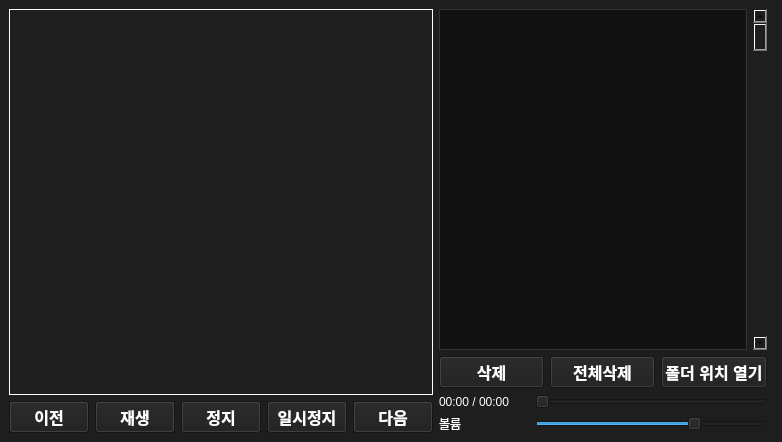
<?xml version="1.0" encoding="UTF-8"?>
<ui version="4.0">
 <class>MainWindow</class>
 <widget class="QMainWindow" name="MainWindow">
  <property name="geometry">
   <rect>
    <x>0</x>
    <y>0</y>
    <width>782</width>
    <height>442</height>
   </rect>
  </property>
  <property name="windowTitle">
   <string>Mp3 Player</string>
  </property>
  <property name="styleSheet">
   <string notr="true">QWidget {
    background: rgb(30, 30, 30);
}

QPushButton {
    color: rgb(255, 255, 255);
    font-size: 12pt;
    font-weight: bold;
}
QLabel{
	color:rgb(255,255,255);
}

</string>
  </property>
  <widget class="QWidget" name="centralwidget">
   <layout class="QHBoxLayout" name="horizontalLayout_3">
    <item>
     <layout class="QVBoxLayout" name="verticalLayout">
      <item>
       <widget class="QLabel" name="lblCover">
        <property name="minimumSize">
         <size>
          <width>400</width>
          <height>380</height>
         </size>
        </property>
        <property name="frameShape">
         <enum>QFrame::Shape::Box</enum>
        </property>
        <property name="text">
         <string/>
        </property>
        <property name="pixmap">
         <pixmap>logo.svg</pixmap>
        </property>
        <property name="scaledContents">
         <bool>true</bool>
        </property>
       </widget>
      </item>
      <item>
       <layout class="QHBoxLayout" name="horizontalLayout">
        <item>
         <widget class="QPushButton" name="btnPrev">
          <property name="text">
           <string>이전</string>
          </property>
         </widget>
        </item>
        <item>
         <widget class="QPushButton" name="btnPlay">
          <property name="text">
           <string>재생</string>
          </property>
         </widget>
        </item>
        <item>
         <widget class="QPushButton" name="btnStop">
          <property name="text">
           <string>정지</string>
          </property>
         </widget>
        </item>
        <item>
         <widget class="QPushButton" name="btnPause">
          <property name="text">
           <string>일시정지</string>
          </property>
         </widget>
        </item>
        <item>
         <widget class="QPushButton" name="btnNext">
          <property name="styleSheet">
           <string notr="true"/>
          </property>
          <property name="text">
           <string>다음</string>
          </property>
         </widget>
        </item>
       </layout>
      </item>
     </layout>
    </item>
    <item>
     <layout class="QVBoxLayout" name="verticalLayout_2">
      <item>
       <layout class="QHBoxLayout" name="listAndScrollLayout">
        <item>
         <widget class="QListWidget" name="listWidget">
          <property name="styleSheet">
           <string notr="true">/* QListWidget 전체 배경 및 기본 글자 색상 */
QListWidget {
    background-color: #121212; /* 완전 블랙 또는 어두운 회색 */
    border: 1px solid #333333;
    padding: 5px;
}

/* 개별 아이템의 기본 글자 색상 및 여백 */
QListWidget::item {
    color: #FFFFFF; /* 글자색 화이트 */
    padding: 8px;
    background-color: transparent;
}

/* 마우스를 올렸을 때 (Hover) */
QListWidget::item:hover {
    background-color: #2C2C2C; /* 약간 밝은 회색 */
    color: #FFFFFF;
}

/* 선택(클릭)되었을 때 (Selected) */
QListWidget::item:selected {
    background-color: #0078D4; /* 포인트 블루 칼라 (취향에 맞게 수정 가능) */
    color: #FFFFFF;
}

/* 선택된 상태에서 마우스를 올려도 색상 유지 */
QListWidget::item:selected:hover {
    background-color: #006CBE;
}
</string>
          </property>
          <property name="dragDropMode">
           <enum>QAbstractItemView::DragDropMode::DragDrop</enum>
          </property>
          <property name="defaultDropAction">
           <enum>Qt::DropAction::MoveAction</enum>
          </property>
          <property name="resizeMode">
           <enum>QListView::ResizeMode::Adjust</enum>
          </property>
         </widget>
        </item>
        <item>
         <widget class="QScrollBar" name="verticalScrollBar">
          <property name="orientation">
           <enum>Qt::Orientation::Vertical</enum>
          </property>
         </widget>
        </item>
       </layout>
      </item>
      <item>
       <layout class="QHBoxLayout" name="horizontalLayout_2">
        <item>
         <widget class="QPushButton" name="btnDelete">
          <property name="text">
           <string>삭제</string>
          </property>
         </widget>
        </item>
        <item>
         <widget class="QPushButton" name="btnFullDelete">
          <property name="text">
           <string>전체삭제</string>
          </property>
         </widget>
        </item>
        <item>
         <widget class="QPushButton" name="btnOpenDir">
          <property name="text">
           <string>폴더 위치 열기</string>
          </property>
         </widget>
        </item>
       </layout>
      </item>
      <item>
       <layout class="QHBoxLayout" name="sliderLayout">
        <item>
         <widget class="QLabel" name="lblTime">
          <property name="minimumSize">
           <size>
            <width>90</width>
            <height>0</height>
           </size>
          </property>
          <property name="text">
           <string>00:00 / 00:00</string>
          </property>
         </widget>
        </item>
        <item>
         <widget class="QSlider" name="sliderProgress">
          <property name="orientation">
           <enum>Qt::Orientation::Horizontal</enum>
          </property>
         </widget>
        </item>
       </layout>
      </item>
      <item>
       <layout class="QHBoxLayout" name="volumeLayout">
        <item>
         <widget class="QLabel" name="lblVolume">
          <property name="minimumSize">
           <size>
            <width>90</width>
            <height>0</height>
           </size>
          </property>
          <property name="text">
           <string>볼륨</string>
          </property>
         </widget>
        </item>
        <item>
         <widget class="QSlider" name="sliderVolume">
          <property name="maximum">
           <number>100</number>
          </property>
          <property name="value">
           <number>70</number>
          </property>
          <property name="orientation">
           <enum>Qt::Orientation::Horizontal</enum>
          </property>
         </widget>
        </item>
       </layout>
      </item>
     </layout>
    </item>
    <item>
     <widget class="QWidget" name="rightWidgetContainer" native="true">
      <widget class="QLabel" name="lblTitle">
       <property name="geometry">
        <rect>
         <x>0</x>
         <y>5</y>
         <width>38</width>
         <height>18</height>
        </rect>
       </property>
       <property name="text">
        <string>Title: </string>
       </property>
       <property name="wordWrap">
        <bool>true</bool>
       </property>
      </widget>
      <widget class="QLabel" name="lblArtist">
       <property name="geometry">
        <rect>
         <x>0</x>
         <y>29</y>
         <width>45</width>
         <height>18</height>
        </rect>
       </property>
       <property name="text">
        <string>Artist: </string>
       </property>
       <property name="wordWrap">
        <bool>true</bool>
       </property>
      </widget>
     </widget>
    </item>
   </layout>
  </widget>
 </widget>
 <resources/>
 <connections/>
</ui>
